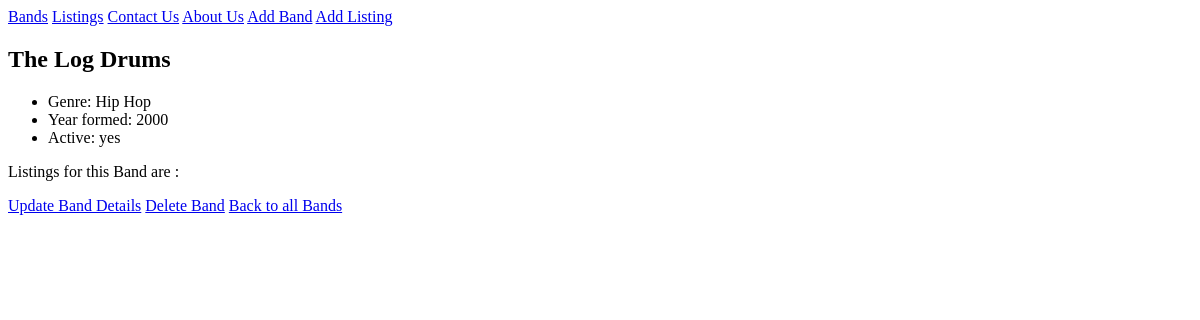
The app's page /bands/1/, older data.
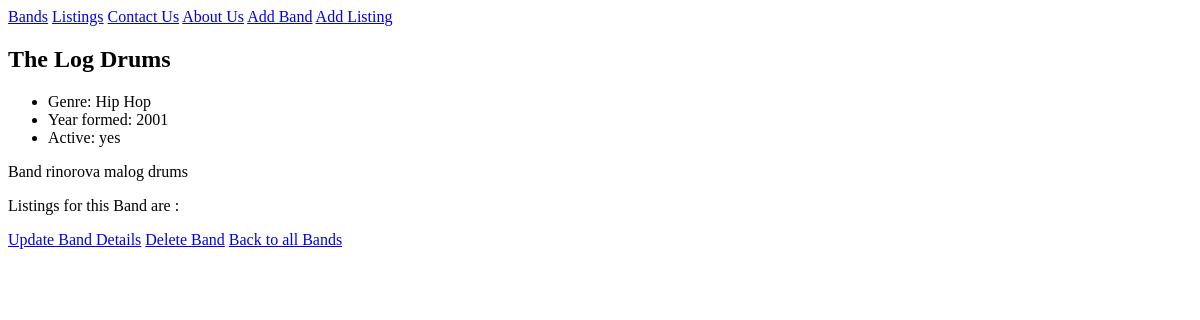
The same page, newer data.
### listings/models.py (models this page shows, shortened)
class Band(models.Model):
    class Genre(models.TextChoices):
        HIP_HOP = 'HH'
        SYNTH_POP = 'SP'
        ALTERNATIVE_ROCK = 'AR'
        AFRO_HOUSE = 'AH'
        ELECTRO_HOUSE = 'EH'
    name = models.fields.CharField(max_length=100)
    genre = models.fields.CharField(choices=Genre.choices, max_length=5)
    biography = models.fields.CharField(max_length=1000)
    year_formed = models.fields.IntegerField(
        validators=[MinValueValidator(1900), MaxValueValidator(2023)])
    active = models.fields.BooleanField(default=True)
    official_homepage = models.fields.URLField(null=True, blank=True)

### listings/views.py (the view)
# urls.py: path('bands/<int:id>/', views.band_detail, name='band-detail'),
def band_detail(request, id):
    band = Band.objects.get(id=id)  # we insert this line to get the Band with that id
    return render(request,
                  'listings/band_detail.html',
                  {'band': band})  # we update this line to pass the band to the template

### listings/templates/listings/band_detail.html (shortened to what this page needs)
{% extends 'listings/base.html' %}
{% block content %}
   <h2>{{ band.name }}</h2>
   <ul>
      <li>Genre: {{ band.get_genre_display }}</li>
      <li>Year formed: {{ band.year_formed }}</li>
      <li>Active: {{ band.active|yesno }}</li>
   </ul>
   <p>{{ band.biography }}</p>
   <p> Listings for this Band are : </p>
   <a href ="{% url 'band-update' band.id %}">Update Band Details</a>
   <a href ="{% url 'band-delete' band.id %}">Delete Band</a>
   <a href="{% url 'band-list' %}">Back to all Bands</a>
{% endblock %}

Row changes from the older to the newer data that the page shows:
changed Band "The Log Drums": year_formed "2000" → "2001"; biography (not shown) → "Band rinorova malog drums"
